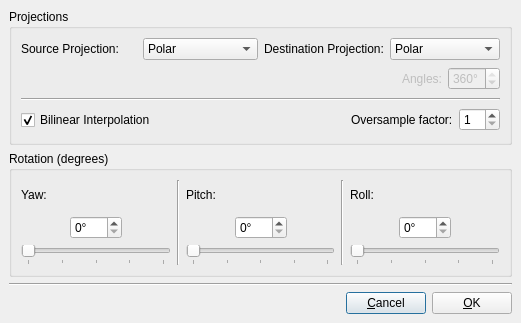
<ui version="4.0" >
 <class>ProjectionsDialog</class>
 <widget class="QDialog" name="ProjectionsDialog" >
  <property name="geometry" >
   <rect>
    <x>0</x>
    <y>0</y>
    <width>521</width>
    <height>323</height>
   </rect>
  </property>
  <property name="windowTitle" >
   <string>Projective Transformation</string>
  </property>
  <layout class="QVBoxLayout" >
   <property name="margin" >
    <number>9</number>
   </property>
   <property name="spacing" >
    <number>6</number>
   </property>
   <item>
    <widget class="QGroupBox" name="projectionGroupBox" >
     <property name="title" >
      <string>Projections</string>
     </property>
     <layout class="QVBoxLayout" >
      <property name="margin" >
       <number>9</number>
      </property>
      <property name="spacing" >
       <number>6</number>
      </property>
      <item>
       <layout class="QHBoxLayout" >
        <property name="margin" >
         <number>0</number>
        </property>
        <property name="spacing" >
         <number>6</number>
        </property>
        <item>
         <layout class="QHBoxLayout" >
          <property name="margin" >
           <number>0</number>
          </property>
          <property name="spacing" >
           <number>6</number>
          </property>
          <item>
           <widget class="QLabel" name="labelSrcProj" >
            <property name="text" >
             <string>Source Projection:</string>
            </property>
           </widget>
          </item>
          <item>
           <widget class="QComboBox" name="sourceProjection" >
            <item>
             <property name="text" >
              <string>Polar</string>
             </property>
            </item>
            <item>
             <property name="text" >
              <string>Angular</string>
             </property>
            </item>
            <item>
             <property name="text" >
              <string>Cylindrical</string>
             </property>
            </item>
            <item>
             <property name="text" >
              <string>Mirror Ball</string>
             </property>
            </item>
           </widget>
          </item>
         </layout>
        </item>
        <item>
         <layout class="QHBoxLayout" >
          <property name="margin" >
           <number>0</number>
          </property>
          <property name="spacing" >
           <number>6</number>
          </property>
          <item>
           <widget class="QLabel" name="labelDestProj" >
            <property name="text" >
             <string>Destination Projection:</string>
            </property>
           </widget>
          </item>
          <item>
           <widget class="QComboBox" name="destProjection" >
            <item>
             <property name="text" >
              <string>Polar</string>
             </property>
            </item>
            <item>
             <property name="text" >
              <string>Angular</string>
             </property>
            </item>
            <item>
             <property name="text" >
              <string>Cylindrical</string>
             </property>
            </item>
            <item>
             <property name="text" >
              <string>Mirror Ball</string>
             </property>
            </item>
           </widget>
          </item>
         </layout>
        </item>
       </layout>
      </item>
      <item>
       <layout class="QHBoxLayout" >
        <property name="margin" >
         <number>0</number>
        </property>
        <property name="spacing" >
         <number>6</number>
        </property>
        <item>
         <spacer>
          <property name="orientation" >
           <enum>Qt::Horizontal</enum>
          </property>
          <property name="sizeHint" >
           <size>
            <width>81</width>
            <height>26</height>
           </size>
          </property>
         </spacer>
        </item>
        <item>
         <widget class="QLabel" name="labelAngles" >
          <property name="enabled" >
           <bool>false</bool>
          </property>
          <property name="text" >
           <string>Angles:</string>
          </property>
         </widget>
        </item>
        <item>
         <widget class="QSpinBox" name="anglesSpinBox" >
          <property name="enabled" >
           <bool>false</bool>
          </property>
          <property name="suffix" >
           <string>°</string>
          </property>
          <property name="maximum" >
           <number>360</number>
          </property>
          <property name="value" >
           <number>360</number>
          </property>
         </widget>
        </item>
       </layout>
      </item>
      <item>
       <widget class="Line" name="line_2" >
        <property name="orientation" >
         <enum>Qt::Horizontal</enum>
        </property>
       </widget>
      </item>
      <item>
       <layout class="QHBoxLayout" >
        <property name="margin" >
         <number>0</number>
        </property>
        <property name="spacing" >
         <number>6</number>
        </property>
        <item>
         <widget class="QCheckBox" name="bilinearCheckBox" >
          <property name="text" >
           <string>Bilinear Interpolation</string>
          </property>
          <property name="checked" >
           <bool>true</bool>
          </property>
         </widget>
        </item>
        <item>
         <spacer>
          <property name="orientation" >
           <enum>Qt::Horizontal</enum>
          </property>
          <property name="sizeHint" >
           <size>
            <width>101</width>
            <height>26</height>
           </size>
          </property>
         </spacer>
        </item>
        <item>
         <widget class="QLabel" name="oversampleLabel" >
          <property name="text" >
           <string>Oversample factor:</string>
          </property>
         </widget>
        </item>
        <item>
         <widget class="QSpinBox" name="oversampleSpinBox" >
          <property name="maximum" >
           <number>20</number>
          </property>
          <property name="minimum" >
           <number>1</number>
          </property>
         </widget>
        </item>
       </layout>
      </item>
     </layout>
    </widget>
   </item>
   <item>
    <widget class="QGroupBox" name="rotationGroupBox" >
     <property name="title" >
      <string>Rotation (degrees)</string>
     </property>
     <layout class="QHBoxLayout" >
      <property name="margin" >
       <number>9</number>
      </property>
      <property name="spacing" >
       <number>6</number>
      </property>
      <item>
       <layout class="QVBoxLayout" >
        <property name="margin" >
         <number>0</number>
        </property>
        <property name="spacing" >
         <number>6</number>
        </property>
        <item>
         <widget class="QLabel" name="XrotLabel" >
          <property name="text" >
           <string>Yaw:</string>
          </property>
         </widget>
        </item>
        <item>
         <layout class="QHBoxLayout" >
          <property name="margin" >
           <number>0</number>
          </property>
          <property name="spacing" >
           <number>6</number>
          </property>
          <item>
           <spacer>
            <property name="orientation" >
             <enum>Qt::Horizontal</enum>
            </property>
            <property name="sizeHint" >
             <size>
              <width>40</width>
              <height>20</height>
             </size>
            </property>
           </spacer>
          </item>
          <item>
           <widget class="QSpinBox" name="XrotSpinBox" >
            <property name="suffix" >
             <string>°</string>
            </property>
            <property name="maximum" >
             <number>360</number>
            </property>
            <property name="minimum" >
             <number>0</number>
            </property>
           </widget>
          </item>
          <item>
           <spacer>
            <property name="orientation" >
             <enum>Qt::Horizontal</enum>
            </property>
            <property name="sizeHint" >
             <size>
              <width>40</width>
              <height>20</height>
             </size>
            </property>
           </spacer>
          </item>
         </layout>
        </item>
        <item>
         <widget class="QSlider" name="XSlider" >
          <property name="maximum" >
           <number>360</number>
          </property>
          <property name="orientation" >
           <enum>Qt::Horizontal</enum>
          </property>
          <property name="tickPosition" >
           <enum>QSlider::TicksBelow</enum>
          </property>
          <property name="tickInterval" >
           <number>90</number>
          </property>
         </widget>
        </item>
       </layout>
      </item>
      <item>
       <widget class="Line" name="line_3" >
        <property name="orientation" >
         <enum>Qt::Vertical</enum>
        </property>
       </widget>
      </item>
      <item>
       <layout class="QVBoxLayout" >
        <property name="margin" >
         <number>0</number>
        </property>
        <property name="spacing" >
         <number>6</number>
        </property>
        <item>
         <widget class="QLabel" name="YrotLabel" >
          <property name="text" >
           <string>Pitch:</string>
          </property>
         </widget>
        </item>
        <item>
         <layout class="QHBoxLayout" >
          <property name="margin" >
           <number>0</number>
          </property>
          <property name="spacing" >
           <number>6</number>
          </property>
          <item>
           <spacer>
            <property name="orientation" >
             <enum>Qt::Horizontal</enum>
            </property>
            <property name="sizeHint" >
             <size>
              <width>40</width>
              <height>20</height>
             </size>
            </property>
           </spacer>
          </item>
          <item>
           <widget class="QSpinBox" name="YrotSpinBox" >
            <property name="suffix" >
             <string>°</string>
            </property>
            <property name="maximum" >
             <number>360</number>
            </property>
            <property name="minimum" >
             <number>0</number>
            </property>
           </widget>
          </item>
          <item>
           <spacer>
            <property name="orientation" >
             <enum>Qt::Horizontal</enum>
            </property>
            <property name="sizeHint" >
             <size>
              <width>40</width>
              <height>20</height>
             </size>
            </property>
           </spacer>
          </item>
         </layout>
        </item>
        <item>
         <widget class="QSlider" name="YSlider" >
          <property name="maximum" >
           <number>360</number>
          </property>
          <property name="orientation" >
           <enum>Qt::Horizontal</enum>
          </property>
          <property name="tickPosition" >
           <enum>QSlider::TicksBelow</enum>
          </property>
          <property name="tickInterval" >
           <number>90</number>
          </property>
         </widget>
        </item>
       </layout>
      </item>
      <item>
       <widget class="Line" name="line_4" >
        <property name="orientation" >
         <enum>Qt::Vertical</enum>
        </property>
       </widget>
      </item>
      <item>
       <layout class="QVBoxLayout" >
        <property name="margin" >
         <number>0</number>
        </property>
        <property name="spacing" >
         <number>6</number>
        </property>
        <item>
         <widget class="QLabel" name="ZrotLabel" >
          <property name="text" >
           <string>Roll:</string>
          </property>
         </widget>
        </item>
        <item>
         <layout class="QHBoxLayout" >
          <property name="margin" >
           <number>0</number>
          </property>
          <property name="spacing" >
           <number>6</number>
          </property>
          <item>
           <spacer>
            <property name="orientation" >
             <enum>Qt::Horizontal</enum>
            </property>
            <property name="sizeHint" >
             <size>
              <width>40</width>
              <height>20</height>
             </size>
            </property>
           </spacer>
          </item>
          <item>
           <widget class="QSpinBox" name="ZrotSpinBox" >
            <property name="suffix" >
             <string>°</string>
            </property>
            <property name="maximum" >
             <number>360</number>
            </property>
            <property name="minimum" >
             <number>0</number>
            </property>
           </widget>
          </item>
          <item>
           <spacer>
            <property name="orientation" >
             <enum>Qt::Horizontal</enum>
            </property>
            <property name="sizeHint" >
             <size>
              <width>40</width>
              <height>20</height>
             </size>
            </property>
           </spacer>
          </item>
         </layout>
        </item>
        <item>
         <widget class="QSlider" name="ZSlider" >
          <property name="maximum" >
           <number>360</number>
          </property>
          <property name="orientation" >
           <enum>Qt::Horizontal</enum>
          </property>
          <property name="tickPosition" >
           <enum>QSlider::TicksBelow</enum>
          </property>
          <property name="tickInterval" >
           <number>90</number>
          </property>
         </widget>
        </item>
       </layout>
      </item>
     </layout>
    </widget>
   </item>
   <item>
    <widget class="Line" name="line" >
     <property name="orientation" >
      <enum>Qt::Horizontal</enum>
     </property>
    </widget>
   </item>
   <item>
    <layout class="QHBoxLayout" >
     <property name="margin" >
      <number>0</number>
     </property>
     <property name="spacing" >
      <number>6</number>
     </property>
     <item>
      <spacer>
       <property name="orientation" >
        <enum>Qt::Horizontal</enum>
       </property>
       <property name="sizeHint" >
        <size>
         <width>40</width>
         <height>20</height>
        </size>
       </property>
      </spacer>
     </item>
     <item>
      <widget class="QPushButton" name="cancelButton" >
       <property name="text" >
        <string>&amp;Cancel</string>
       </property>
      </widget>
     </item>
     <item>
      <widget class="QPushButton" name="okButton" >
       <property name="text" >
        <string>&amp;OK</string>
       </property>
      </widget>
     </item>
    </layout>
   </item>
  </layout>
 </widget>
 <resources/>
 <connections>
  <connection>
   <sender>XrotSpinBox</sender>
   <signal>valueChanged(int)</signal>
   <receiver>XSlider</receiver>
   <slot>setValue(int)</slot>
   <hints>
    <hint type="sourcelabel" >
     <x>122</x>
     <y>254</y>
    </hint>
    <hint type="destinationlabel" >
     <x>174</x>
     <y>286</y>
    </hint>
   </hints>
  </connection>
  <connection>
   <sender>XSlider</sender>
   <signal>valueChanged(int)</signal>
   <receiver>XrotSpinBox</receiver>
   <slot>setValue(int)</slot>
   <hints>
    <hint type="sourcelabel" >
     <x>174</x>
     <y>286</y>
    </hint>
    <hint type="destinationlabel" >
     <x>122</x>
     <y>254</y>
    </hint>
   </hints>
  </connection>
  <connection>
   <sender>YSlider</sender>
   <signal>valueChanged(int)</signal>
   <receiver>YrotSpinBox</receiver>
   <slot>setValue(int)</slot>
   <hints>
    <hint type="sourcelabel" >
     <x>337</x>
     <y>286</y>
    </hint>
    <hint type="destinationlabel" >
     <x>285</x>
     <y>254</y>
    </hint>
   </hints>
  </connection>
  <connection>
   <sender>YrotSpinBox</sender>
   <signal>valueChanged(int)</signal>
   <receiver>YSlider</receiver>
   <slot>setValue(int)</slot>
   <hints>
    <hint type="sourcelabel" >
     <x>285</x>
     <y>254</y>
    </hint>
    <hint type="destinationlabel" >
     <x>337</x>
     <y>286</y>
    </hint>
   </hints>
  </connection>
  <connection>
   <sender>ZrotSpinBox</sender>
   <signal>valueChanged(int)</signal>
   <receiver>ZSlider</receiver>
   <slot>setValue(int)</slot>
   <hints>
    <hint type="sourcelabel" >
     <x>447</x>
     <y>254</y>
    </hint>
    <hint type="destinationlabel" >
     <x>499</x>
     <y>286</y>
    </hint>
   </hints>
  </connection>
  <connection>
   <sender>ZSlider</sender>
   <signal>valueChanged(int)</signal>
   <receiver>ZrotSpinBox</receiver>
   <slot>setValue(int)</slot>
   <hints>
    <hint type="sourcelabel" >
     <x>499</x>
     <y>286</y>
    </hint>
    <hint type="destinationlabel" >
     <x>447</x>
     <y>254</y>
    </hint>
   </hints>
  </connection>
  <connection>
   <sender>cancelButton</sender>
   <signal>clicked()</signal>
   <receiver>ProjectionsDialog</receiver>
   <slot>reject()</slot>
   <hints>
    <hint type="sourcelabel" >
     <x>429</x>
     <y>339</y>
    </hint>
    <hint type="destinationlabel" >
     <x>384</x>
     <y>294</y>
    </hint>
   </hints>
  </connection>
 </connections>
</ui>
